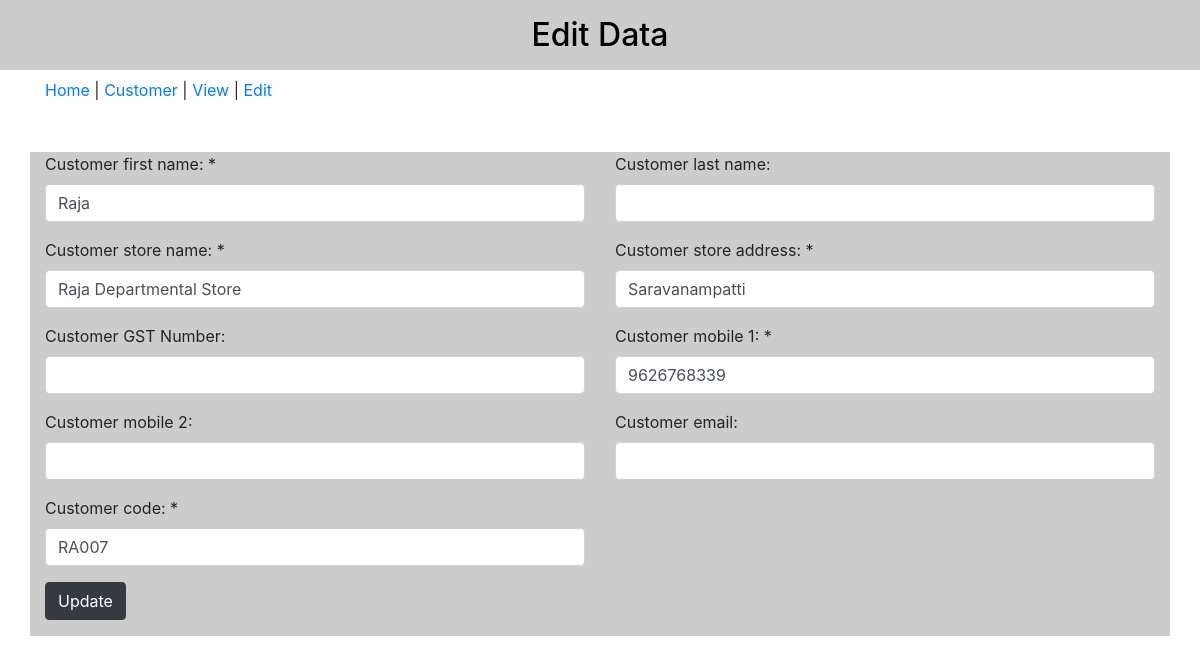
The app's page /customer/edit.php?id=1 with its own data.
### tables this page shows
CREATE TABLE `customers_detail` (
  `id` int(5) NOT NULL,
  `customer_code` varchar(50) NOT NULL,
  `customer_fname` varchar(30) NOT NULL,
  `customer_lname` varchar(45) DEFAULT NULL,
  `customer_email` varchar(50) DEFAULT NULL,
  `customer_mobile1` varchar(45) NOT NULL,
  `customer_mobile2` varchar(45) DEFAULT NULL,
  `customer_store_name` varchar(45) NOT NULL,
  `customer_store_address` varchar(150) NOT NULL,
  `GST_number` varchar(120) DEFAULT NULL,
  `added_date_time` varchar(150) NOT NULL,
  `is_active` tinyint(1) NOT NULL DEFAULT 1,
  `is_removed` int(11) NOT NULL DEFAULT 0
);

### database.php (called while the page is built, shortened)
<?php
class database
{
    private $servername = 'localhost';
    private $username = 'root';
    private $password = '';
    private $dbname = 'product_billing';
    private $mysqli = '';
    public function __construct()
    {
        $this->mysqli = new mysqli($this->servername, $this->username, $this->password, $this->dbname);
    }
    public function select($table, $fields = "*", $where = null,$between=null, $like = null, $table2 = null, $match2 = null, $table3 = null, $match3 = null,$table4 = null, $match4 = null, $orderby = null, $limit = null,$GROUP = null,$ORDERBY=null){
        if ($where != null and $limit==null and $table2==null) {
            $sql = "SELECT $fields FROM $table WHERE $where";
        }
        $this->sql = $result = $this->mysqli->query($sql);
    }
}

### customer/form.php (the view)
<div class="col-md-6 col-sm-12 form-group">
    <label for="register-form-name">Customer first name: *</label>
    <input type="text" name="customerfirstname" value="<?php if(isset($row)) { echo $row['customer_fname']; } ?>" class="form-control" / required>
</div>
<div class="col-md-6 col-sm-12 form-group">
    <label for="register-form-name">Customer last name:</label>
    <input type="text" name="customerlastname" value="<?php if(isset($row)) { echo $row['customer_lname']; } ?>" class="form-control">
</div>
<div class="col-md-6 col-sm-12 form-group">
    <label for="register-form-name">Customer store name: *</label>
    <input type="text" name="customerstorename" value="<?php if(isset($row)) { echo $row['customer_store_name']; } ?>" class="form-control" / required>
</div>
<div class="col-md-6 col-sm-12 form-group">
    <label for="register-form-name">Customer store address: *</label>
    <input type="text" name="customerstoreaddress" value="<?php if(isset($row)) { echo $row['customer_store_address']; } ?>" class="form-control" / required>
</div>
<div class="col-md-6 col-sm-12 form-group">
    <label for="register-form-name">Customer GST Number:</label>
    <input type="text" name="customergstnumber" value="<?php if(isset($row)) { echo $row['GST_number']; } ?>" class="form-control">
</div>
<div class="col-md-6 col-sm-12 form-group">
    <label for="register-form-name">Customer mobile 1: *</label>
    <input type="text" name="customermobile1" value="<?php if(isset($row)) { echo $row['customer_mobile1']; } ?>" class="form-control" / required>
</div>
<div class="col-md-6 col-sm-12 form-group">
    <label for="register-form-name">Customer mobile 2:</label>
    <input type="text" name="customermobile2" value="<?php if(isset($row)) { echo $row['customer_mobile2']; } ?>" class="form-control">
</div>
<div class="col-md-6 col-sm-12 form-group">
    <label for="register-form-name">Customer email:</label>
    <input type="text" name="customeremail" value="<?php if(isset($row)) { echo $row['customer_email']; } ?>" class="form-control">
</div>
<div class="col-md-6 col-sm-12 form-group">
    <label for="register-form-name">Customer code: *</label>
    <input type="text" name="customercode" value="<?php if(isset($row)) { echo $row['customer_code']; } ?>" class="form-control" / required>
</div>

### assets/style.css (style rules this page uses)
.stretched { background-color: #ffff; }

### records on screen
customers_detail: customerfirstname "Raja", customerstorename "Raja Departmental Store", customerstoreaddress "Saravanampatti", customermobile1 "9626768339", customercode "RA007"
